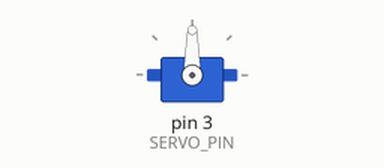
This sketch was run on a simulated Arduino Uno, built with avr-gcc and run on an emulated ATmega328P. Shown: servo.

Above: at 0.1 s.
At 9.87 s:
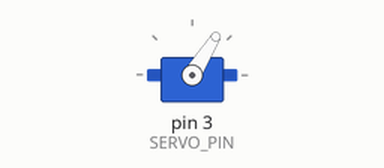
At 19.88 s:
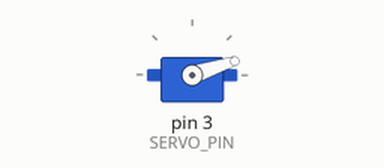
At 39.63 s:
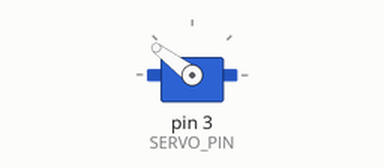
Timing chart, 0 to 40.0 s (numbered marks = the images above):
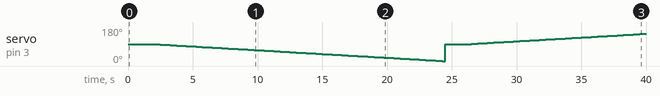

Measured:
- by itself, servo on pin 3 (SERVO_PIN): 90° → 89° at 2.0 s, → 88° 0.25 s later, → 87° 0.25 s later, → 86° 0.25 s later, … (145 changes in this stretch)

The sketch:

Controlo_Servo_Tinkercad.ino
```cpp
#include <Servo.h>

#define SERVO_PIN 3

Servo myServo;

int pos = 0;

void setup()
{
  pinMode(SERVO_PIN, OUTPUT);
  myServo.attach(SERVO_PIN);
}

void loop()
{
  //servoPositionControlWidthSignal(2000);
  //servoPositionControlWidthLib1();
  //servoPositionControlWidthLib2();
  servoSpeedControlWidthLib();
}

void servoPositionControlWidthSignal(int t) {
   digitalWrite(SERVO_PIN, HIGH);
   delayMicroseconds(t);
   digitalWrite(SERVO_PIN, LOW);

   delayMicroseconds(20000);
}

void servoPositionControlWidthLib1() {
  myServo.write(0);
  delay(2000);

  myServo.write(45);
  delay(2000);

  myServo.write(90);
  delay(2000);

  myServo.write(180);
  delay(2000);
}

void servoPositionControlWidthLib2() {
  for(pos = 0; pos <= 180; pos += 1) {
    myServo.write(pos);
    delay(15);
  }
  for(pos = 180; pos >= 0; pos -= 1) {
    myServo.write(pos);
    delay(15);
  }
}

void servoSpeedControlWidthLib() {
  // No caso dos servomotores de rotação continua, o valor 90 corresponde a uma velocidade nula.
  // Valores abaixo de 90 fazem o motor rodar num dado sentido e valores acima de 90 fazem o
  // motor rodar no sentido oposto. Em ambos os sentidos de rotação, os valores extremos de 0 e 180
  // correspondem ás velocidades máximas.

  // Pára o motor.
  myServo.write(90);
  delay(2000);

  // Incrementa a velocidade de rotação do motor num dado sentido, desde o valor mínimo 89, até ao valor
  // máxima 0.
  for(pos = 89; pos >=0; pos -= 1) {
    myServo.write(pos);
    delay(250);
  }

  myServo.write(90);
  delay(2000);

  // Incrementa a velocidade de rotação do motor no sentido oposto, desde o valor mínimo 91, até ao valor
  // máxima 180.
  for(pos = 91; pos <= 180; pos += 1) {
    myServo.write(pos);
    delay(250);
  }
}
```
